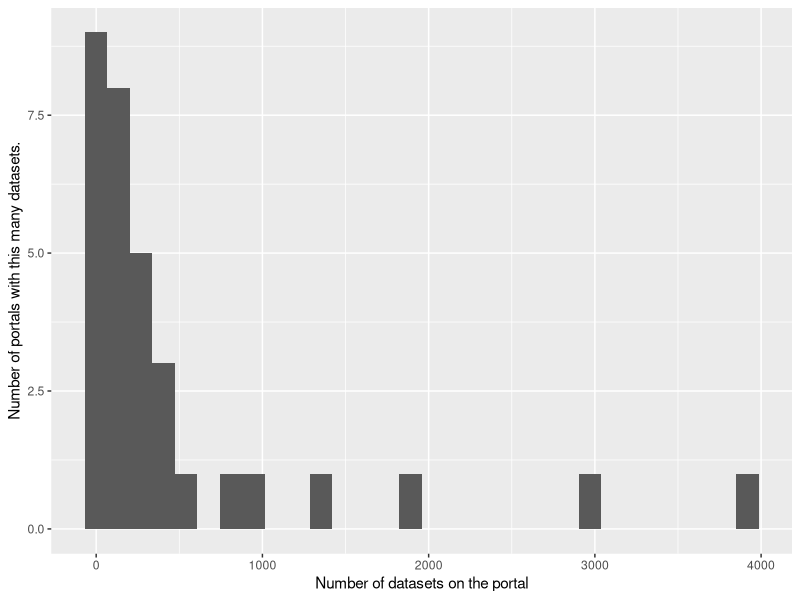

Write R code to recreate this figure.
library(ggplot2)

portals <- read.csv('ckan_workingness.csv')
p1 <- ggplot(portals) + aes(x = connects) + geom_bar()
p2 <- ggplot(subset(portals, connects)) + aes(x = datasets) +
  geom_histogram() +
  scale_x_log10('Number of datasets on the portal', breaks = 10^(0:5)) +
  scale_y_continuous('Number of portals with this many datasets.')

p3 <- ggplot(subset(portals, connects)) +
  aes(x = datasets) + geom_histogram() +
  scale_x_continuous('Number of datasets on the portal') +
  scale_y_continuous('Number of portals with this many datasets.')

p4 <- ggplot(subset(portals, connects & datasets < 10000)) +
  aes(x = datasets) + geom_histogram() +
  scale_x_continuous('Number of datasets on the portal') +
  scale_y_continuous('Number of portals with this many datasets.')


# print(p1)
# print(p2)
print(p4)
